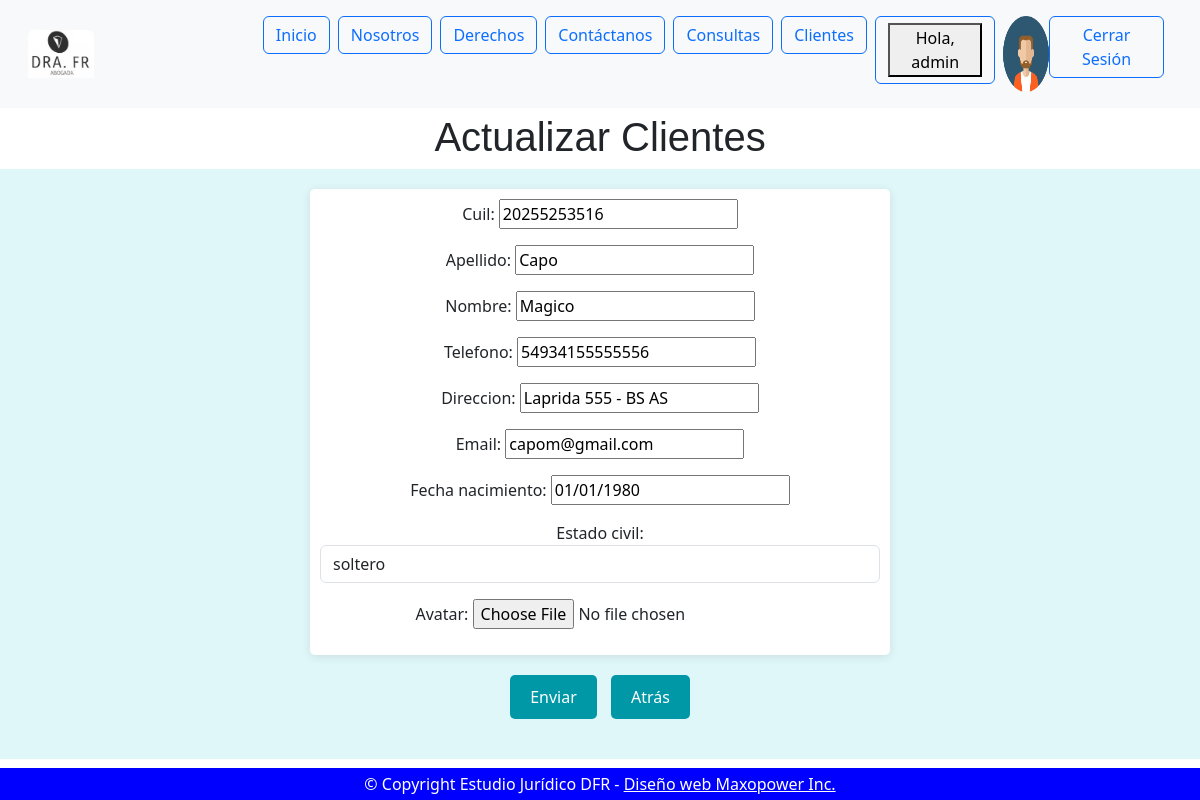
Page /clientes/clientes/update/1 (signed in) on the committed database.
### home/models.py (models this page shows, shortened)
class UserProfile(models.Model):
    user = models.OneToOneField(User, on_delete=models.CASCADE)
    image = models.ImageField(upload_to='avatares/', null=True, blank=True)

### clientes/models.py (models this page shows, shortened)
class Cliente(models.Model):
    class Estado(models.TextChoices):
        SELECCIONE = '', 'Seleccione'
        SOLTERO = "SOLTERO", "soltero"
        CASADO = "CASADO", "casado"
        DIVORCIADO = "DIVORCIADO", "divorciado"
        SEPARADO = "SEPARADO", "separado"
        VIUDO = "VIUDO", "viudo"
        CONCUBINO = "CONCUBINO", "concubino"
    cuil = models.IntegerField(unique=True)
    apellido = models.CharField(max_length=30)
    nombre = models.CharField(max_length=30)
    telefono = models.IntegerField()
    direccion = models.CharField(max_length=40, blank=True, null=True)
    email = models.EmailField(max_length=30)
    fecha_nacimiento = models.DateField(blank=True, null=True)
    estado_civil = models.CharField(
        max_length=20,
        choices=Estado.choices,
        default=Estado.SELECCIONE,  # Establece "Seleccione" como valor por defecto
    )
    avatar = models.ImageField(upload_to='avatares/', blank=True, null=True)
    class Meta:
        verbose_name = 'Cliente'
        verbose_name_plural = 'Clientes'

### clientes/views.py (the view)
# urls.py: path('clientes/update/<int:pk>', ClienteUpdate.as_view(), name='cliente_update'),
class ClienteUpdate(LoginRequiredMixin, UpdateView):
    model = Cliente
    form_class = ClienteForm
    success_url = reverse_lazy('clientes:cliente_list')

### clientes/forms.py
class ClienteForm(forms.ModelForm):
    class Meta:
        model = Cliente
        fields = '__all__'
        widgets = {
            'estado_civil': forms.Select(attrs={'class': 'form-control'}),
        }

### clientes/templates/clientes/cliente_form.html (shortened to what this page needs)
{% extends 'home/base.html' %}
{% block header %}
{% if form.instance.pk %}
    <h1 style="text-align: center; font-family: Arial, sans-serif; margin-top: 5px;">
        Actualizar Clientes
    </h1>
{% else %}
    <h1 style="text-align: center; font-family: Arial, sans-serif; margin-top: 5px;">
        Agregar Clientes
    </h1>
{% endif %}
{% endblock header %}
{% block main %}
    <div style="text-align: center; background-color: #e0f7fa; padding: 20px;">
        <form method="POST" style="margin-bottom: 20px;">
            <table style="margin: 0 auto; width: 50%; border-collapse: collapse; background-color: #ffffff; border-radius: 5px; box-shadow: 0 2px 10px rgba(0,0,0,0.1);">
                <tbody>
                    <tr>
                        <td style="padding: 10px;">
                            {{ form.as_p }}
                        </td>
                    </tr>
                </tbody>
            </table>
            <div style="margin-top: 20px;">
                <button type="submit" style="padding: 10px 20px; background-color: #0097a7; border: none; border-radius: 5px; color: white; margin-right: 10px;">
                    Enviar
                </button>
                <button style="padding: 10px 20px; background-color: #0097a7; border: none; border-radius: 5px;">
                    <a href="{% url 'clientes:index' %}" style="color: white; text-decoration: none;">Atrás</a>
                </button>
            </div>
        </form>
    </div>
{% endblock main %}

### home/templates/home/componentes/header.html (shortened to what this page needs)
{% load static %}
<link href="https://cdn.jsdelivr.net/npm/bootstrap@5.3.0-alpha3/dist/css/bootstrap.min.css" rel="stylesheet">
<header>
    <nav class="navbar navbar-expand-lg navbar-light bg-light p-3" id="menu">
        <div class="container-fluid">
            <a class="navbar-brand" href="{% url 'home:index' %}">
                <img src="{% static 'home/img/logo.jpg' %}" class="img-fluid rounded-top" alt="logo"; height="30%"; width="30%""/>
            </a>
            <div class="collapse navbar-collapse" id="navbarSupportedContent">
                <ul class="navbar-nav mx-auto mb-2 mb-lg-0">
                    <li class="nav-item">
                        <a class="btn btn-outline-primary me-2" href="{% url 'home:index' %}">Inicio</a>
                    </li>
                    <li class="nav-item">
                        <a class="btn btn-outline-primary me-2" href="{% url 'nosotros:nosotros' %}">Nosotros</a>
                    </li>
                    <li class="nav-item">
                        <a class="btn btn-outline-primary me-2" href="{% url 'derechos:derechos_index' %}">Derechos</a>
                    </li>
                    <li class="nav-item">
                        <a class="btn btn-outline-primary me-2" href="{% url 'nosotros:contacto' %}">Contáctanos</a>
                    </li>
                    {% if user.is_authenticated %}
                        <li class="nav-item">
                            <a class="btn btn-outline-primary me-2" href="{% url 'consultas:consulta_index' %}">Consultas</a>
                        </li>
                        <li class="nav-item">
                            <a class="btn btn-outline-primary me-2" href="{% url 'clientes:index' %}">Clientes</a>
                        </li>
                        <li class="nav-item">
                            <h4><a class="btn btn-outline-primary me-2" href="{% url 'home:profile' %}">
                            <button>Hola, {{ user.username }}</button></a></h4>
                        </li>
                        {% if user.userprofile.image %}
                            <img src="{{ user.userprofile.image.url }}" alt="Avatar" class="img-fluid" style="max-width: 5%;">
                        {% endif %}
                        <form action="{% url 'home:logout' %}" method="POST">
                            <button class="btn btn-outline-primary me-2" type="submit">Cerrar Sesión</button>
                        </form>
                    {% else %}
                        <li class="nav-item">
                            <a class="btn btn-outline-primary me-2" href="{% url 'home:login' %}">Login</a>
                        </li>
                    {% endif %}
                </ul>
            </div>
        </div>
    </nav>
</header>

### rows in the picture
Cliente: cuil "20255253516", apellido "Capo", nombre "Magico", telefono "54934155555556", direccion "Laprida 555 - BS AS", email "capom@gmail.com", fecha_nacimiento "01/01/1980", estado_civil "soltero"

### other values in the picture
{{ user.username }} "admin"
